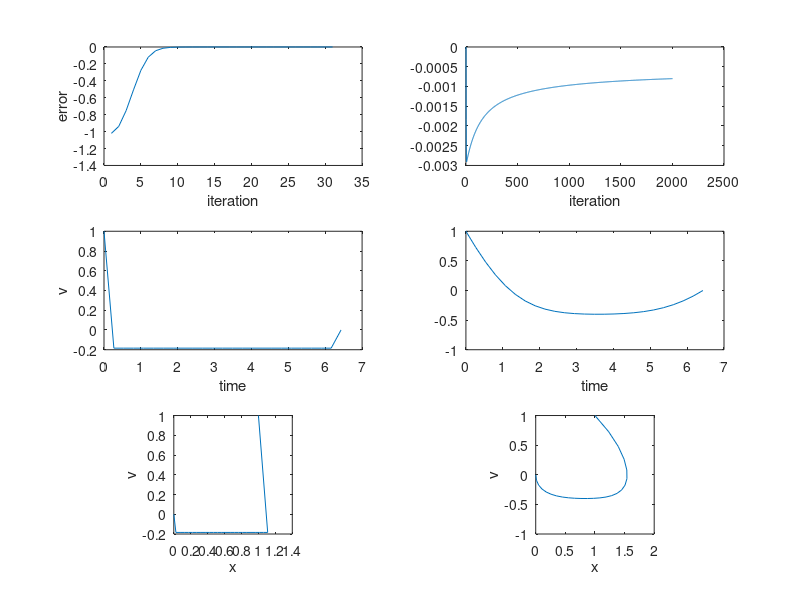
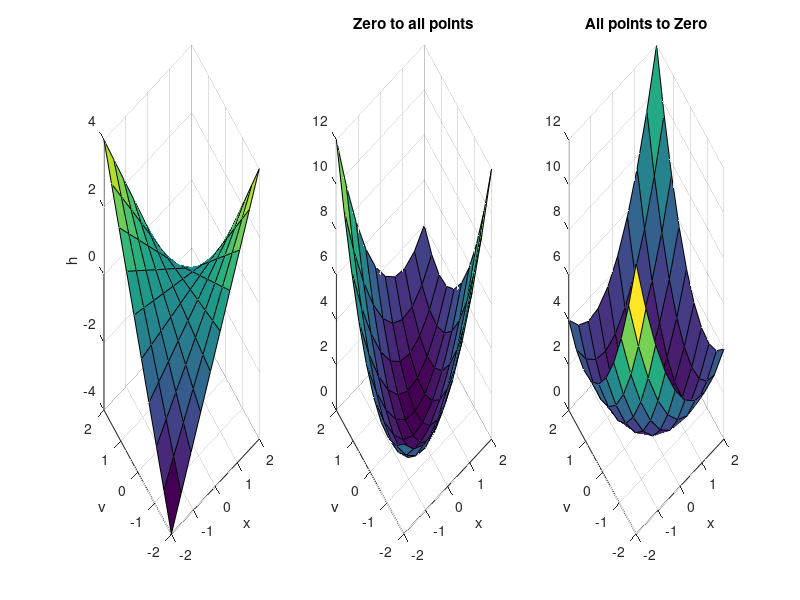

These charts were generated, in order, by the following MATLAB code:
clear

% This script looks at the total momentum change in R1 between two points
% in the state space.

% Parameters
q_start = [1;1];
q1 = [0;0];
q2 = [2;0];
q_goal = q1;

% Relaxing function, only moves velocities up and down
da = @(v) [0; (v(1:end-2) + v(3:end))/2-v(2:end-1); 0];
% Get elements summed
f_sum = @(v,dt) dt/2*sum(v(1:end-1)+v(2:end));
% Constraint function, moves points around, points are (t, v)
ds = @(s,x_goal) [0, 0;...
                  cumsum(ones(size(s,1)-1,1)*(x_goal^2 - f_sum(s(:,2),s(2,1))^2)), [ones(size(s,1)-2,1)*(x_goal - f_sum(s(:,2),s(2,1))); 0]];... 
% Time minimization

% Finite elements
k = 25;
velo = [q_start(2), zeros(1,k-2), q_goal(2)];
t = linspace(0,1,k);

% simulate
m = 30;
e_m = zeros(m+1,1);
x_m = [t', velo'];
for i=1:m
    e_m(i) = q_goal(1)-q_start(1) - f_sum(x_m(:,2),mean(diff(x_m(:,1))));
    x_m = x_m + .05*ds(x_m,q_goal(1)-q_start(1));% + 0.01*[zeros(k,1), da(x(:,2))];
end
e_m(i+1) = q_goal(1)-q_start(1) - f_sum(x_m(:,2),mean(diff(x_m(:,1))));

n = 2000;
e_n = zeros(n+1,1);
x_n = x_m;
for i=1:n
    e_n(i) = q_goal(1)-q_start(1) - f_sum(x_n(:,2),mean(diff(x_n(:,1))));
    tmp = ds(x_n,q_goal(1)-q_start(1));
    x_n = x_n + .1*[zeros(k,1), tmp(:,2)] + 0.01*[zeros(k,1), da(x_n(:,2))];
end
e_n(i+1) = q_goal(1)-q_start(1) - f_sum(x_n(:,2),mean(diff(x_n(:,1))));
% Get the displacement
p_m = zeros(k,1);
p_n = zeros(k,1);
for i=1:k
    p_m(i) = q_start(1) + trapz(x_m(1:i,1),x_m(1:i,2));
    p_n(i) = q_start(1) + trapz(x_n(1:i,1),x_n(1:i,2));
end

figure(30000)
clf
subplot(3,2,1)
plot(e_m)
ylabel('error')
xlabel('iteration')
subplot(3,2,3)
plot(x_m(:,1),x_m(:,2))
ylabel('v')
xlabel('time')
subplot(3,2,5)
plot(p_m, x_m(:,2))
xlabel('x')
ylabel('v')
axis equal
axis square
subplot(3,2,2)
plot(e_n)
xlabel('iteration')
subplot(3,2,4)
plot(x_n(:,1), x_n(:,2))
xlabel('time')
subplot(3,2,6)
plot(p_n, x_n(:,2))
xlabel('x')
ylabel('v')
axis equal
axis square

%%% In this section, we make some mountains
j = 10;
[xs, vs] = meshgrid(linspace(-2,2,j), linspace(-2,2,j));
h = @(x,v) -x.*v;

figure(30001)
clf
subplot(1,3,1)
surf(xs,vs, h(xs,vs))
xlabel('x')
ylabel('v')
zlabel('h')
subplot(1,3,2)
surf(xs,vs, xs.^2 + vs.^2 + h(xs,vs))
title('Zero to all points')
xlabel('x')
ylabel('v')
subplot(1,3,3)
surf(xs,vs, xs.^2 + vs.^2 - h(xs,vs))
title('All points to Zero')
xlabel('x')
ylabel('v')